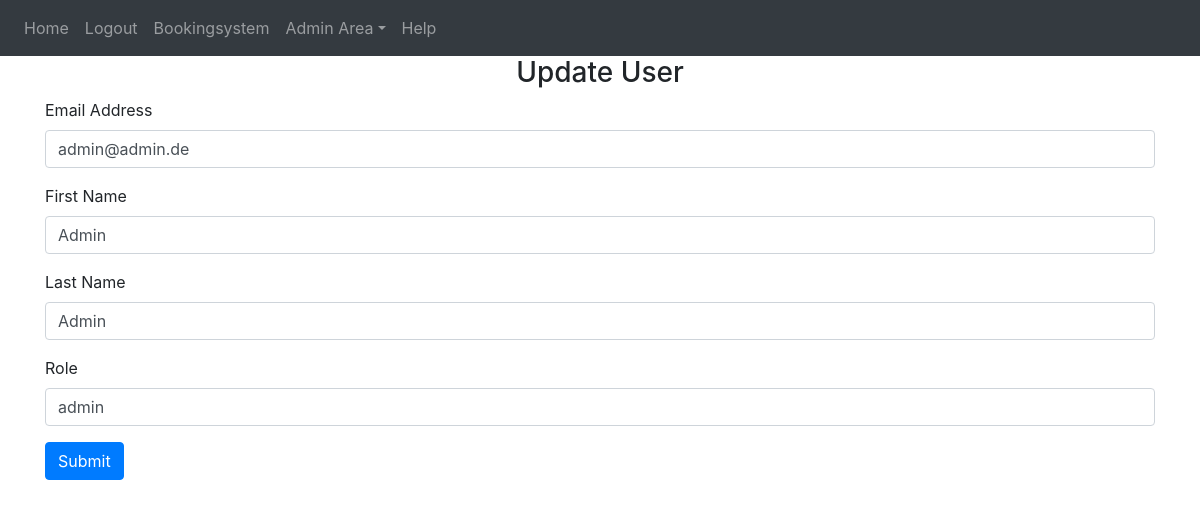
Page /admin-area/user/update-user/1 (signed in) on the committed database.
### website/models.py (models this page shows)
class User(db.Model, UserMixin):
    id = db.Column(db.Integer, primary_key=True)
    email = db.Column(db.String(150), unique=True)
    password = db.Column(db.String(150))
    first_name = db.Column(db.String(150))
    last_name = db.Column(db.String(150))
    birth_date = db.Column(db.DateTime)
    role = db.Column(db.String(10))
    seats = db.relationship('Seat')

### website/admin.py (the view)
@admins.route('/user/update-user/<int:id>', methods=['GET', 'POST'])
@login_required
def update_user(id):
    user_to_update = User.query.get_or_404(id)
    if request.method == 'POST':
        user_to_update.email = request.form['email']
        user_to_update.first_name = request.form['first_name']
        user_to_update.last_name = request.form['last_name']
        user_to_update.role = request.form['role']
        try:
            db.session.commit()
            flash('Account updated!', category='success')
            return redirect('/admin-area/user')
        except:
            flash('Account NOT updated!', category='error')
            return redirect('/admin-area/user')
    else:
        return render_template('admin_update_user.html', user= current_user, user_to_update=user_to_update)

### website/__init__.py (called while the page is built)
def create_app():
    from .views import views
    from .auth import auth
    from .admin import admins
    from .models import User, Seat
    app = Flask(__name__)
    app.config['SECRET_KEY'] = 'hjshjhdjah kjshkjdhjs'
    app.config['SQLALCHEMY_DATABASE_URI'] = f'sqlite:///{DB_NAME}'
    app.config['FLASK_ADMIN_SWATCH'] = 'cerulean'
    app.register_blueprint(views, url_prefix='/')
    app.register_blueprint(auth, url_prefix='/')
    app.register_blueprint(admins, url_prefix='/admin-area')
    db.init_app(app)
    create_database(app)
    login_manager = LoginManager()
    login_manager.login_view = 'auth.login'
    login_manager.init_app(app)
    @login_manager.user_loader
    def load_user(id):
        return User.query.get(int(id))
    return app

### website/templates/admin_update_user.html
{% extends "base.html" %} {% block title %}Updating User{% endblock %}
{% block content %}
<form action="/admin-area/user/update-user/{{user_to_update.id}}" method="POST">
  <h3 align="center">Update User</h3>
  <div class="form-group">
    <label for="email">Email Address</label>
    <input
      type="email"
      class="form-control"
      id="email"
      name="email"
      value="{{ user_to_update.email }}"
    />
  </div>
  <div class="form-group">
    <label for="first_name">First Name</label>
    <input
      type="text"
      class="form-control"
      id="first_name"
      name="first_name"
      value="{{ user_to_update.first_name }}"
    />
  </div>
  <div class="form-group">
    <label for="last_name">Last Name</label>
    <input
      type="text"
      class="form-control"
      id="last_name"
      name="last_name"
      value="{{ user_to_update.last_name }}"
    />
  </div>
    <div class="form-group">
    <label for="role">Role</label>
    <input
      type="text"
      class="form-control"
      id="role"
      name="role"
      value="{{ user_to_update.role }}"
    />
  </div>
  <button type="submit" class="btn btn-primary">Submit</button>
</form>
{% endblock %}

### rows in the picture
User: email "admin@admin.de", first_name "Admin", last_name "Admin", role "admin"
